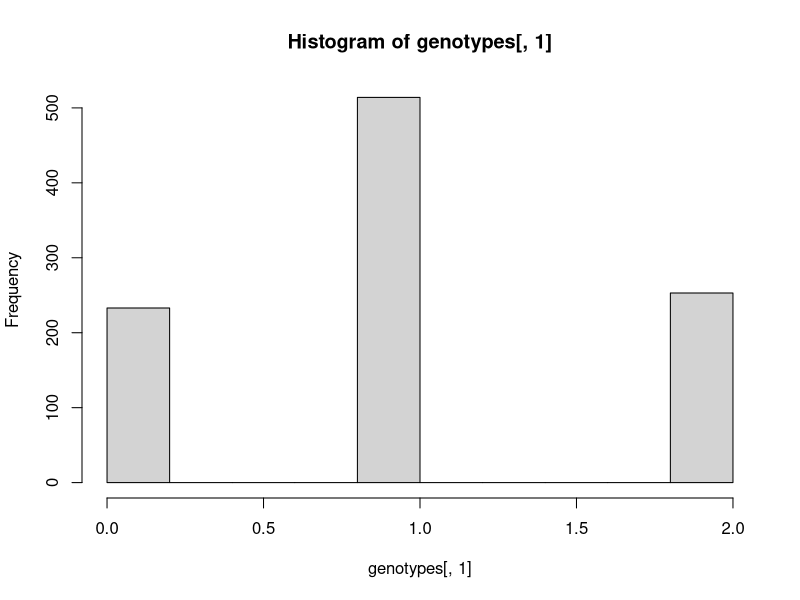
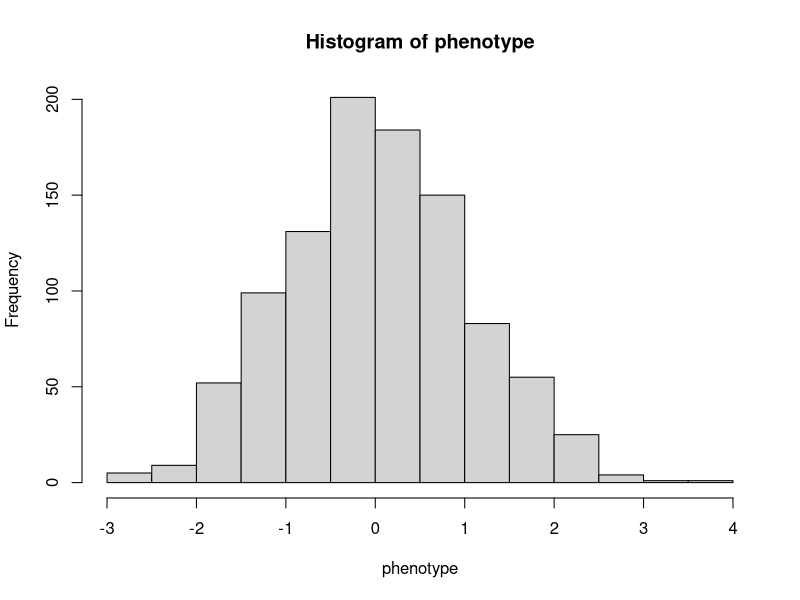
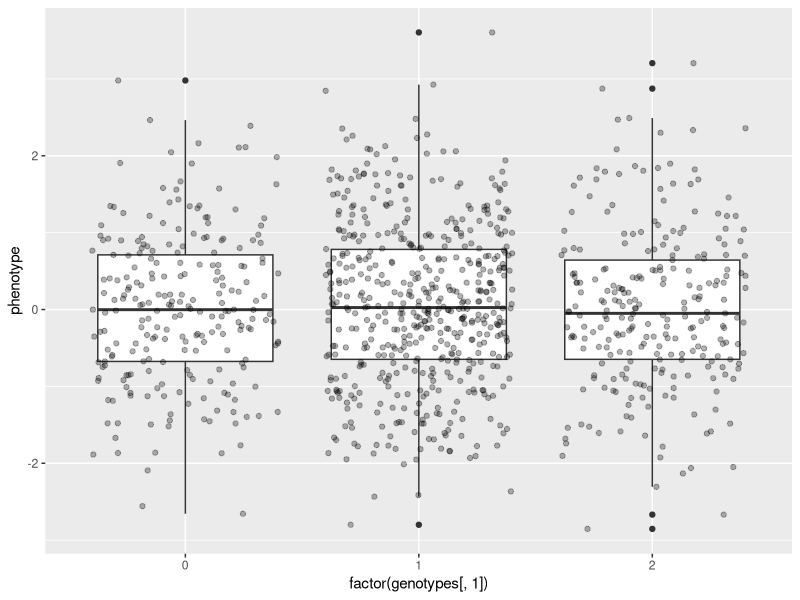
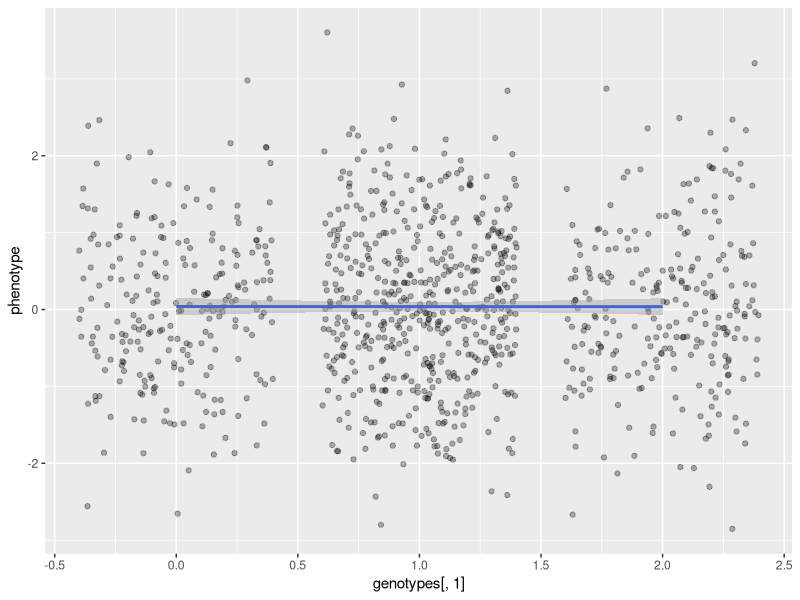

Source code (R) for these figures, in order: (Note: this script raises an error after producing the figures.)
# Setup
library("tidyverse")
set.seed(2076)

# Parameters
n_individuals <- 1000  # Number of individuals
n_snps <- 100000  # Number of SNPs

# Simulate genotypes (random binomial draws, assuming MAF ~ 0.5)
genotypes <- data.frame(
  matrix(rbinom(n_individuals * n_snps, 2, 0.5),
         nrow = n_individuals,
         ncol = n_snps))

# Simulate a phenotype (normally distributed, no true genetic effect)
phenotype <- rnorm(n_individuals)

# Check a random SNP and the phenotype
hist(genotypes[,1])
hist(phenotype)
ggplot() + geom_boxplot(aes(factor(genotypes[,1]), phenotype)) + 
  geom_jitter(aes(x=factor(genotypes[,1]), y=phenotype), alpha=0.3)
ggplot() +
  geom_jitter(aes(x=genotypes[,1], y=phenotype), alpha=0.3) +
  geom_smooth(aes(x=genotypes[,1], y=phenotype), method = "lm")
lm(phenotype ~ genotypes[,1])
summary(lm(phenotype ~ genotypes[,1]))
str(summary(lm(phenotype ~ genotypes[,1])))
summary(lm(phenotype ~ genotypes[,1]))$coefficients
summary(lm(phenotype ~ genotypes[,1]))$coefficients[2,4]

# Function to compute p-value
# (Repeats above process for every SNP)
compute_p_value <- function(geno, pheno) {
  model <- lm(pheno ~ geno)
  summary(model)$coefficients[2, 4]  # Extract p-value for genotype effect
}

# Compute p-values for all SNPs
p_values <- apply(genotypes, 2, compute_p_value, pheno = phenotype)

# Plot histogram of p-values
ggplot(data.frame(p_values), aes(x = p_values)) +
  geom_histogram(bins = 50, fill = "blue", alpha = 0.5, color = "black") +
  labs(title = "Histogram of p-values under the Null Hypothesis",
       x = "p-value",
       y = "Frequency") +
  theme_minimal()

# Alternatively, plot CDF of p-values
plot(ecdf(p_values))
lines(x=c(0,1),y=c(0,1), col="red", lwd=2, lty=2)

# QQ plot to compare to uniform distribution
expected_pvals <- (1:n_snps) / n_snps
qqplot(-log10(expected_pvals), -log10(sort(p_values)),
       xlab = "Expected -log10(p)", ylab = "Observed -log10(p)", main = "QQ Plot of p-values")
abline(0, 1, col = "red")
